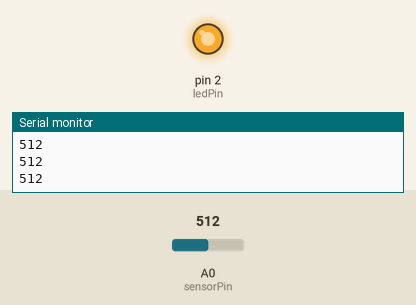
The sketch below on a simulated Arduino Uno, built with avr-gcc and run on an emulated ATmega328P. On the bench: output pins drawn as LEDs (lit = HIGH), the last lines printed to the serial monitor. Inputs (shaded band) come from the test bench; at power-on: A0 (sensorPin) = 512.

Above: at 1.2 s.
1.3 s: A0 (sensorPin) set to 210
2.8 s: A0 (sensorPin) set to 183
At 4.0 s:
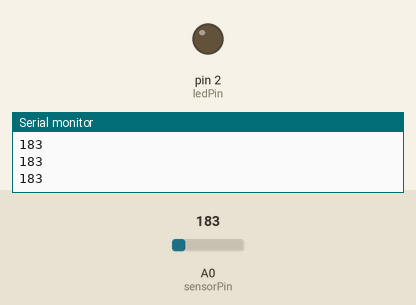
4.3 s: A0 (sensorPin) set to 306
At 5.4 s:
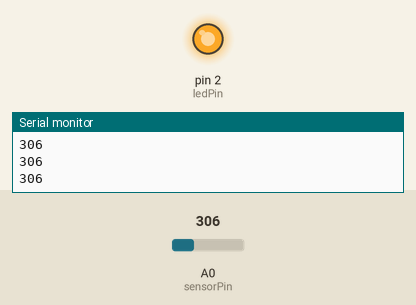
5.8 s: A0 (sensorPin) set to 190
At 7.0 s:
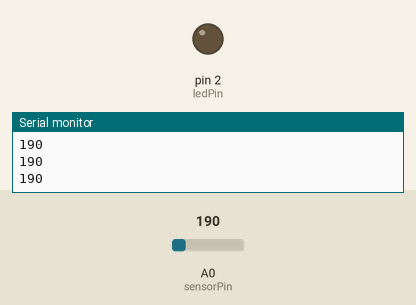
7.3 s: A0 (sensorPin) set to 511
At 7.9 s:
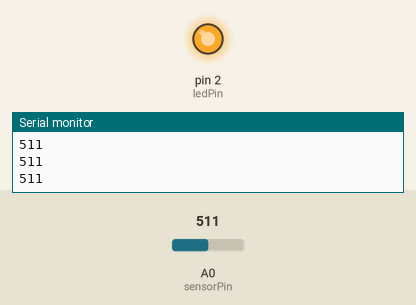
Timing chart, 0 to 9.8 s (numbered marks = the images above; inputs shaded):
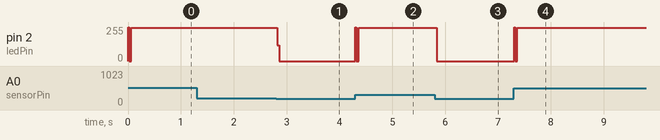

Measured:
- the behaviour switches between 201 and 200 on A0 (sensorPin) (found by bisection; images 0 and 1)
- after the input at 2.8 s, pin 2 (ledPin): 250/255 → 0/255 at once
- after the input at 4.3 s, pin 2 (ledPin): 0/255 → 250/255 at once
- after the input at 5.8 s, pin 2 (ledPin): 250/255 → 0/255 at once
- after the input at 7.3 s, pin 2 (ledPin): 0/255 → 250/255 at once

The sketch:

Main.ino
```cpp
int sensorPin = 0;
int ledPin = 2;
int val = 0;

void setup() {
    Serial.begin(9600);
    pinMode(sensorPin,INPUT);
    pinMode(2,OUTPUT);
}

void loop() {
    val = analogRead(sensorPin);
    Serial.println(val);

    if(val>200){
      digitalWrite(ledPin,HIGH);
    }
    delay(10);
    digitalWrite(ledPin, LOW);
}
```
